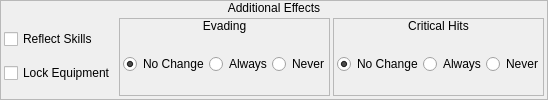
         <widget class="QFrame" name="frame_18">
          <property name="sizePolicy">
           <sizepolicy hsizetype="Expanding" vsizetype="Fixed">
            <horstretch>0</horstretch>
            <verstretch>0</verstretch>
           </sizepolicy>
          </property>
          <property name="frameShape">
           <enum>QFrame::StyledPanel</enum>
          </property>
          <property name="frameShadow">
           <enum>QFrame::Raised</enum>
          </property>
          <layout class="QVBoxLayout" name="verticalLayout_34">
           <property name="spacing">
            <number>0</number>
           </property>
           <property name="margin">
            <number>0</number>
           </property>
           <item>
            <widget class="QLabel" name="label_8">
             <property name="sizePolicy">
              <sizepolicy hsizetype="Preferred" vsizetype="Fixed">
               <horstretch>0</horstretch>
               <verstretch>0</verstretch>
              </sizepolicy>
             </property>
             <property name="text">
              <string>Additional Effects</string>
             </property>
             <property name="alignment">
              <set>Qt::AlignCenter</set>
             </property>
            </widget>
           </item>
           <item>
            <widget class="QWidget" name="widget_8" native="true">
             <layout class="QHBoxLayout" name="horizontalLayout_24">
              <property name="spacing">
               <number>3</number>
              </property>
              <property name="margin">
               <number>3</number>
              </property>
              <item>
               <widget class="QWidget" name="widget_40" native="true">
                <layout class="QVBoxLayout" name="verticalLayout_38">
                 <property name="spacing">
                  <number>3</number>
                 </property>
                 <property name="margin">
                  <number>0</number>
                 </property>
                 <item>
                  <widget class="QCheckBox" name="cbReflectSkills">
                   <property name="sizePolicy">
                    <sizepolicy hsizetype="Fixed" vsizetype="Fixed">
                     <horstretch>0</horstretch>
                     <verstretch>0</verstretch>
                    </sizepolicy>
                   </property>
                   <property name="text">
                    <string>Reflect Skills</string>
                   </property>
                  </widget>
                 </item>
                 <item>
                  <widget class="QCheckBox" name="cbLockEquipment">
                   <property name="sizePolicy">
                    <sizepolicy hsizetype="Fixed" vsizetype="Fixed">
                     <horstretch>0</horstretch>
                     <verstretch>0</verstretch>
                    </sizepolicy>
                   </property>
                   <property name="text">
                    <string>Lock Equipment</string>
                   </property>
                  </widget>
                 </item>
                </layout>
               </widget>
              </item>
              <item>
               <widget class="QFrame" name="frame_21">
                <property name="frameShape">
                 <enum>QFrame::StyledPanel</enum>
                </property>
                <property name="frameShadow">
                 <enum>QFrame::Raised</enum>
                </property>
                <layout class="QVBoxLayout" name="verticalLayout_37">
                 <property name="spacing">
                  <number>0</number>
                 </property>
                 <property name="margin">
                  <number>0</number>
                 </property>
                 <item>
                  <widget class="QLabel" name="label_38">
                   <property name="sizePolicy">
                    <sizepolicy hsizetype="Preferred" vsizetype="Fixed">
                     <horstretch>0</horstretch>
                     <verstretch>0</verstretch>
                    </sizepolicy>
                   </property>
                   <property name="text">
                    <string>Evading</string>
                   </property>
                   <property name="alignment">
                    <set>Qt::AlignCenter</set>
                   </property>
                  </widget>
                 </item>
                 <item>
                  <widget class="QWidget" name="widget_39" native="true">
                   <layout class="QHBoxLayout" name="horizontalLayout_7">
                    <property name="spacing">
                     <number>0</number>
                    </property>
                    <property name="leftMargin">
                     <number>3</number>
                    </property>
                    <property name="topMargin">
                     <number>0</number>
                    </property>
                    <property name="rightMargin">
                     <number>0</number>
                    </property>
                    <property name="bottomMargin">
                     <number>0</number>
                    </property>
                    <item>
                     <widget class="QRadioButton" name="rbEvadingNoChange">
                      <property name="sizePolicy">
                       <sizepolicy hsizetype="Fixed" vsizetype="Fixed">
                        <horstretch>0</horstretch>
                        <verstretch>0</verstretch>
                       </sizepolicy>
                      </property>
                      <property name="text">
                       <string>No Change</string>
                      </property>
                      <property name="checked">
                       <bool>true</bool>
                      </property>
                     </widget>
                    </item>
                    <item>
                     <widget class="QRadioButton" name="rbEvadingAlways">
                      <property name="sizePolicy">
                       <sizepolicy hsizetype="Fixed" vsizetype="Fixed">
                        <horstretch>0</horstretch>
                        <verstretch>0</verstretch>
                       </sizepolicy>
                      </property>
                      <property name="text">
                       <string>Always</string>
                      </property>
                     </widget>
                    </item>
                    <item>
                     <widget class="QRadioButton" name="rbEvadingNever">
                      <property name="sizePolicy">
                       <sizepolicy hsizetype="Fixed" vsizetype="Fixed">
                        <horstretch>0</horstretch>
                        <verstretch>0</verstretch>
                       </sizepolicy>
                      </property>
                      <property name="text">
                       <string>Never</string>
                      </property>
                     </widget>
                    </item>
                   </layout>
                  </widget>
                 </item>
                </layout>
               </widget>
              </item>
              <item>
               <widget class="QFrame" name="frame_19">
                <property name="frameShape">
                 <enum>QFrame::StyledPanel</enum>
                </property>
                <property name="frameShadow">
                 <enum>QFrame::Raised</enum>
                </property>
                <layout class="QVBoxLayout" name="verticalLayout_36">
                 <property name="spacing">
                  <number>0</number>
                 </property>
                 <property name="margin">
                  <number>0</number>
                 </property>
                 <item>
                  <widget class="QLabel" name="label_29">
                   <property name="sizePolicy">
                    <sizepolicy hsizetype="Preferred" vsizetype="Fixed">
                     <horstretch>0</horstretch>
                     <verstretch>0</verstretch>
                    </sizepolicy>
                   </property>
                   <property name="text">
                    <string>Critical Hits</string>
                   </property>
                   <property name="alignment">
                    <set>Qt::AlignCenter</set>
                   </property>
                  </widget>
                 </item>
                 <item>
                  <widget class="QWidget" name="widget_22" native="true">
                   <layout class="QHBoxLayout" name="horizontalLayout_6">
                    <property name="spacing">
                     <number>0</number>
                    </property>
                    <property name="leftMargin">
                     <number>3</number>
                    </property>
                    <property name="topMargin">
                     <number>0</number>
                    </property>
                    <property name="rightMargin">
                     <number>0</number>
                    </property>
                    <property name="bottomMargin">
                     <number>0</number>
                    </property>
                    <item>
                     <widget class="QRadioButton" name="rbCriticalHitsNoChange">
                      <property name="sizePolicy">
                       <sizepolicy hsizetype="Fixed" vsizetype="Fixed">
                        <horstretch>0</horstretch>
                        <verstretch>0</verstretch>
                       </sizepolicy>
                      </property>
                      <property name="text">
                       <string>No Change</string>
                      </property>
                      <property name="checked">
                       <bool>true</bool>
                      </property>
                     </widget>
                    </item>
                    <item>
                     <widget class="QRadioButton" name="rbCriticalHitsAlways">
                      <property name="sizePolicy">
                       <sizepolicy hsizetype="Fixed" vsizetype="Fixed">
                        <horstretch>0</horstretch>
                        <verstretch>0</verstretch>
                       </sizepolicy>
                      </property>
                      <property name="text">
                       <string>Always</string>
                      </property>
                     </widget>
                    </item>
                    <item>
                     <widget class="QRadioButton" name="rbCriticalHitsNever">
                      <property name="sizePolicy">
                       <sizepolicy hsizetype="Fixed" vsizetype="Fixed">
                        <horstretch>0</horstretch>
                        <verstretch>0</verstretch>
                       </sizepolicy>
                      </property>
                      <property name="text">
                       <string>Never</string>
                      </property>
                     </widget>
                    </item>
                   </layout>
                  </widget>
                 </item>
                </layout>
               </widget>
              </item>
             </layout>
            </widget>
           </item>
          </layout>
          <zorder>widget_8</zorder>
          <zorder>label_8</zorder>
         </widget>
